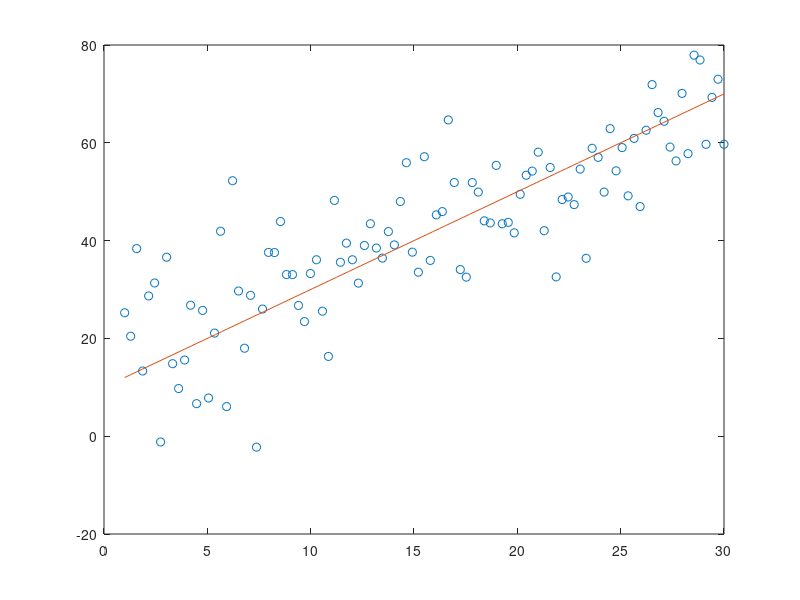
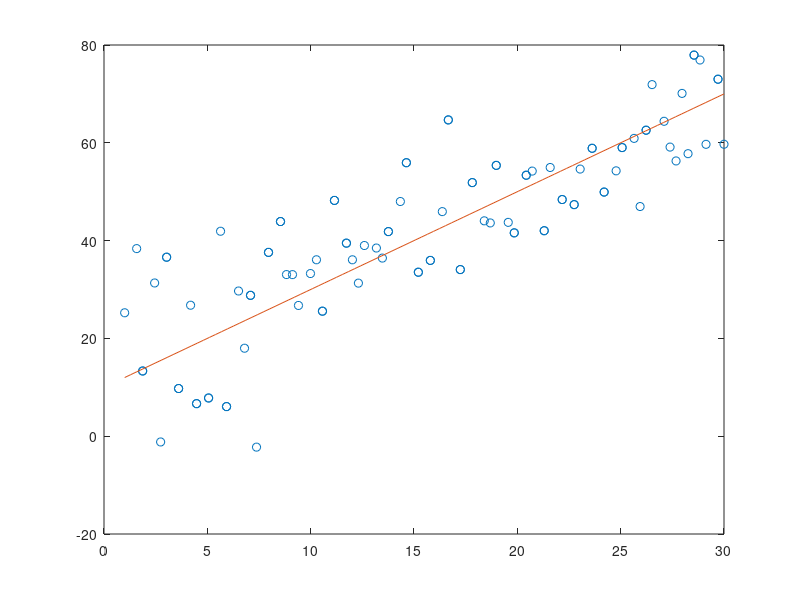

Here is the MATLAB script that generated these plots, in order:
% Script that compares standard deviation of slope and intercept for a
% first-order least-squares fit computed by random-number simulation to
% predictions made by closed-form algebraic equations and to a bootstrap.
NumPoints=100; % Number of data points in signal
Noise=10; % Standard deviation of the random noise
TrueSlope=2;
TrueIntercept=10;
minx=1;
maxx=30;
SmoothWidth=0;
FullResults=zeros(100,2);
% Prediction using empirical equation derived from Monte Carlo simulations
% disp(['3*log(pi)*Noise./((maxx-minx)*(sqrt(NumPoints))) = '
% num2str(3*log(pi)*Noise./((maxx-minx)*(sqrt(NumPoints))))])
disp(['NumPoints = ', num2str(NumPoints) '     SD Noise = ', num2str(Noise) '    x-range = ' num2str(maxx-minx)])
disp('    Simulation                  Algebraic equation        Bootstrap method')
disp('    SDslope        SDint        SDslope      SDint        SDslope       SDint')
for test=1:10,
    for repeat=1:100
        x=minx:(maxx-minx)/NumPoints:maxx;
        % Choose one of the noise models below
        NoiseArray=Noise*(randn(size(x))); % normal white constant noise
        % NoiseArray=Noise*bluenoise(x); % Blue noise
        % NoiseArray=Noise*pinknoise(length(x)); % Pink noise        
        % NoiseArray=bimodal(x,Noise,30,-30); % bimodal white constant noise
        % NoiseArray=(TrueIntercept+x*TrueSlope).*(randn(size(x)))./10; % normal white proportional noise
        y=TrueIntercept+x*TrueSlope+NoiseArray;
        if SmoothWidth,
            y=fastsmooth(y,SmoothWidth,3,1);
        end
        PredSet=polyfit(x,y,1);
        if repeat==1,
            FullResults=PredSet;
        else
            FullResults=[FullResults; PredSet];
        end
    end % repeat
    FullMean=mean(FullResults);
    FullSTD=std(FullResults);
    % Least-squares computation without polyfit function.
    Sxx=sum((x-mean(x)).^2);
    Syy=sum((y-mean(y)).^2);
    Sxy=sum((x-mean(x)).*(y-mean(y)));
    CalcSlope=Sxy./Sxx;
    CalcIntercept=mean(y)-CalcSlope*mean(x);
    Sy=sqrt((Syy-CalcSlope^2*Sxx)/(NumPoints-2));
    SDSlope=Sy/sqrt(Sxx);
    SDIntercept=Sy*sqrt(1./(NumPoints-(sum(x).^2)./sum(x.^2)));
    PredMean=[CalcSlope CalcIntercept];
    PredSTD=[SDSlope SDIntercept];
    BootstrapResultsMatrix=zeros(100,2);
    clear BootstrapResultsMatrix xx yy
    cutoff=0.5;
    for trial=1:500,
        n=1;
        xx=x;
        yy=y;
        while n<length(x)-1,
            if rand>cutoff,
                xx(n)=x(n+1);
                yy(n)=y(n+1);
            end
            n=n+1;
        end
        PolyFitResults=polyfit(xx,yy,1);
        BootstrapResultsMatrix(trial,:)=[PolyFitResults(1) PolyFitResults(2)]';
    end
    %subplot(2,2,1)
    SubsetMean=mean(real(BootstrapResultsMatrix));
    SubsetSTD=sqrt(2)*std(BootstrapResultsMatrix);
    if SmoothWidth,disp(['Smooth Width = ', num2str(SmoothWidth)]);end
    disp([FullSTD PredSTD SubsetSTD]);
    figure(1)
    plot(x,y,'o',linspace(min(x),max(x)),TrueSlope*linspace(min(x),max(x))+TrueIntercept)
    figure(2)
    plot(xx,yy,'o',linspace(min(xx),max(xx)),TrueSlope*linspace(min(xx),max(xx))+TrueIntercept)
end
disp('--------------------------------------------------------------')